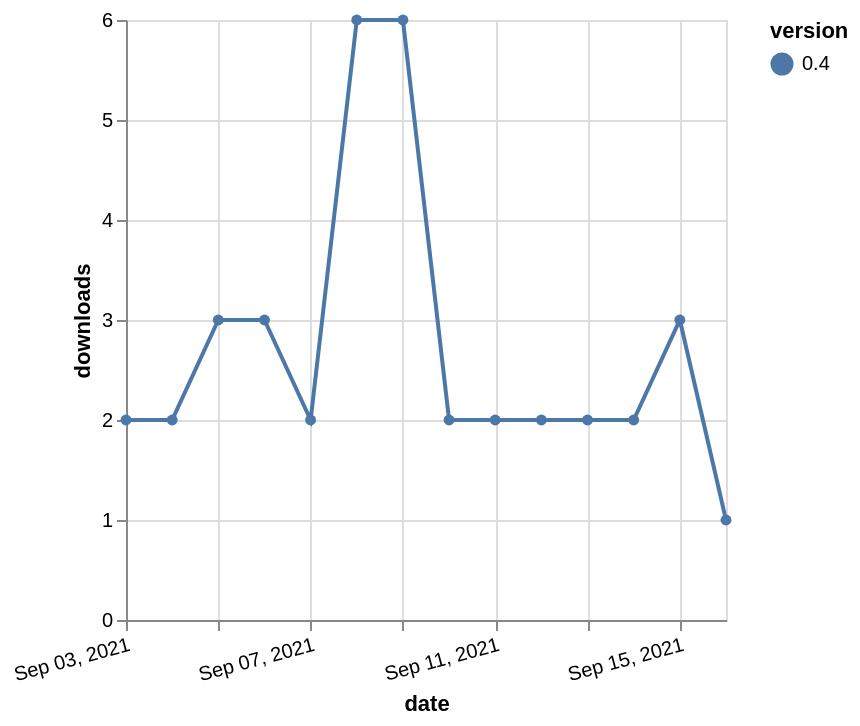

Write a Vega-Lite specification for this figure.
### Vega-Lite specification from a JSON file in a GitHub repository (floating-point values rounded to 4 significant figures)
{"$schema": "https://vega.github.io/schema/vega-lite/v5.json", "description": "A simple bar chart with embedded data.", "data": {"values": [{"date": "2021-09-03", "total": 2898, "delta": 2, "version": "0.4"}, {"date": "2021-09-04", "total": 2900, "delta": 2, "version": "0.4"}, {"date": "2021-09-05", "total": 2903, "delta": 3, "version": "0.4"}, {"date": "2021-09-06", "total": 2906, "delta": 3, "version": "0.4"}, {"date": "2021-09-07", "total": 2908, "delta": 2, "version": "0.4"}, {"date": "2021-09-08", "total": 2914, "delta": 6, "version": "0.4"}, {"date": "2021-09-09", "total": 2920, "delta": 6, "version": "0.4"}, {"date": "2021-09-10", "total": 2922, "delta": 2, "version": "0.4"}, {"date": "2021-09-11", "total": 2924, "delta": 2, "version": "0.4"}, {"date": "2021-09-12", "total": 2926, "delta": 2, "version": "0.4"}, {"date": "2021-09-13", "total": 2928, "delta": 2, "version": "0.4"}, {"date": "2021-09-14", "total": 2930, "delta": 2, "version": "0.4"}, {"date": "2021-09-15", "total": 2933, "delta": 3, "version": "0.4"}, {"date": "2021-09-16", "total": 2934, "delta": 1, "version": "0.4"}]}, "width": "container", "mark": {"type": "line", "point": {"filled": true}}, "encoding": {"x": {"field": "date", "type": "temporal", "timeUnit": "yearmonthdate", "title": "date", "axis": {"labelAngle": -15}}, "y": {"field": "delta", "type": "quantitative", "title": "downloads"}, "color": {"field": "version", "type": "nominal"}, "tooltip": {"field": "delta"}}}
